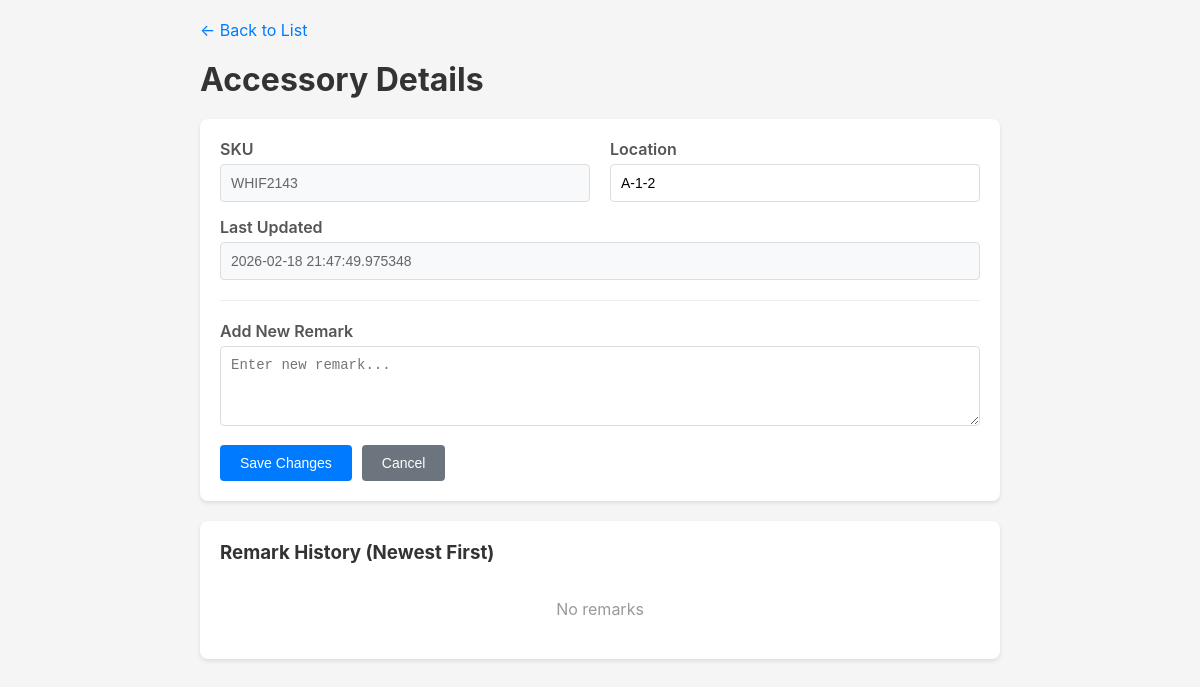
The page /detail/4 on the database its author committed.
### tables this page shows
CREATE TABLE accessories (
            id INTEGER PRIMARY KEY AUTOINCREMENT,
            sku TEXT NOT NULL,
            location TEXT NOT NULL,
            updated_at TIMESTAMP DEFAULT CURRENT_TIMESTAMP
        );

### app.py (the view)
@app.route("/detail/<int:id>")
def detail(id):
    conn = get_db()
    cursor = conn.cursor()
    cursor.execute("SELECT * FROM accessories WHERE id = ?", (id,))
    accessory = cursor.fetchone()
    if not accessory:
        conn.close()
        return "Accessory not found", 404
    cursor.execute(
        """
        SELECT * FROM remarks
        WHERE accessory_id = ?
        ORDER BY created_at DESC
    """,
        (id,),
    )
    remarks = []
    for row in cursor.fetchall():
        remarks.append(
            {
                "id": row["id"],
                "content": row["content"],
                "created_at": row["created_at"],
            }
        )
    conn.close()
    return render_template("detail.html", accessory=dict(accessory), remarks=remarks)

### app.py (called while the page is built)
def get_db():
    conn = sqlite3.connect(DB_PATH)
    conn.row_factory = sqlite3.Row
    return conn

### templates/detail.html (shortened to what this page needs)
<!DOCTYPE html>
<html lang="en">
<head>
</head>
<body>
    <div class="container">
        <a href="{{ url_for('index') }}" class="back-link">← Back to List</a>
        <h1>Accessory Details</h1>
        <div class="card">
            <form action="{{ url_for('update_accessory', id=accessory.id) }}" method="post">
                <div class="info-row">
                    <div class="info-item">
                        <label>SKU</label>
                        <input type="text" value="{{ accessory.sku }}" readonly>
                    </div>
                    <div class="info-item">
                        <label>Location</label>
                        <input type="text" name="location" value="{{ accessory.location }}" required>
                    </div>
                </div>
                <div class="info-row">
                    <div class="info-item">
                        <label>Last Updated</label>
                        <input type="text" value="{{ accessory.updated_at }}" readonly>
                    </div>
                </div>
                <div class="add-remark">
                    <label>Add New Remark</label>
                    <textarea name="new_remark" placeholder="Enter new remark..."></textarea>
                </div>
                <div class="form-actions">
                    <button type="submit">Save Changes</button>
                    <a href="{{ url_for('index') }}">
                        <button type="button" class="btn-secondary">Cancel</button>
                    </a>
                </div>
            </form>
        </div>
        <div class="card remarks-section">
            <h3>Remark History (Newest First)</h3>
            {% if remarks %}
                {% for remark in remarks %}
                <div class="remark-item">
                    <div class="remark-time">{{ remark.created_at }}</div>
                    <div class="remark-content">{{ remark.content }}</div>
                    <div class="remark-actions">
                        <form action="{{ url_for('delete_remark', remark_id=remark.id) }}" method="post" style="display:inline;" onsubmit="return confirm('Delete this remark?');">
                            <button type="submit" class="btn-small btn-danger">Delete</button>
                        </form>
                    </div>
                </div>
                {% endfor %}
            {% else %}
                <div class="no-remarks">No remarks</div>
            {% endif %}
        </div>
    </div>
</body>
</html>

### templates/detail.html (style rules this page uses)
* { margin: 0; padding: 0; box-sizing: border-box; }
body { font-family: -apple-system, BlinkMacSystemFont, 'Segoe UI', Roboto, 'Helvetica Neue', Arial, sans-serif; background: #f5f5f5; padding: 20px; }
.container { max-width: 800px; margin: 0 auto; }
.back-link { display: inline-block; margin-bottom: 20px; color: #007bff; text-decoration: none; }
h1 { color: #333; margin-bottom: 20px; }
.card { background: white; padding: 20px; border-radius: 8px; box-shadow: 0 2px 4px rgba(0,0,0,0.1); margin-bottom: 20px; }
label { display: block; margin-bottom: 5px; font-weight: 600; color: #555; }
input[type="text"], textarea { width: 100%; padding: 10px; border: 1px solid #ddd; border-radius: 4px; font-size: 14px; }
input[readonly] { background: #f8f9fa; color: #666; }
textarea { min-height: 80px; resize: vertical; }
.info-row { display: flex; gap: 20px; margin-bottom: 15px; }
.info-item { flex: 1; }
button { padding: 10px 20px; background: #007bff; color: white; border: none; border-radius: 4px; cursor: pointer; font-size: 14px; }
.btn-secondary { background: #6c757d; }
.remarks-section { margin-top: 20px; }
.remarks-section h3 { margin-bottom: 15px; color: #333; }
.no-remarks { color: #999; text-align: center; padding: 20px; }
.add-remark { margin-top: 20px; padding-top: 20px; border-top: 1px solid #eee; }
.form-actions { display: flex; gap: 10px; margin-top: 15px; }

### rows shown on the page
accessories: sku "WHIF2143", location "A-1-2", updated_at "2026-02-18 21:47:49.975348"
